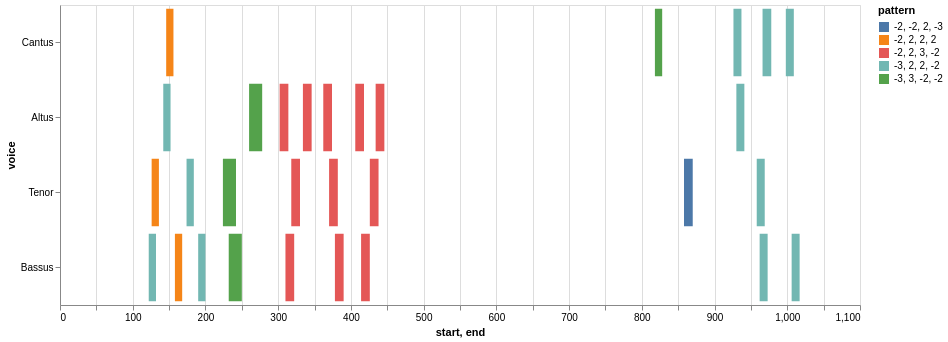

Notebook cell for this chart:
### Markdown cell above
### Mass Movement Heatmap

### Code cell
## Use this for the Mass Movement Heatmap

nr = mass_movement.notes(combineUnisons=True) 
mel = mass_movement.melodic(df=nr, kind='d', compound=True, unit=0, end=False)
mel_ngrams = mass_movement.ngrams(df=mel, n=4)
entry_ngrams = mass_movement.entries(df=mel, n=4)
mel_ngrams_duration = mass_movement.durations(df=mel, n=4, mask_df=entry_ngrams)
viz.plot_ngrams_heatmap(entry_ngrams, mel_ngrams_duration, selected_patterns=shared_entries, voices=[])

### Figure 1 — Vega-Lite specification as saved in the notebook (floating-point values rounded to 4 significant figures)
{"config": {"view": {"continuousWidth": 400, "continuousHeight": 300}}, "data": {"name": "data-09d822328b77ef9197d5e10b5d23f197"}, "mark": "bar", "encoding": {"color": {"field": "pattern", "type": "nominal"}, "opacity": {"condition": {"value": 1, "selection": "selector002"}, "value": 0.2}, "tooltip": [{"field": "start", "type": "quantitative"}, {"field": "end", "type": "quantitative"}, {"field": "pattern", "type": "nominal"}], "x": {"field": "start", "type": "quantitative"}, "x2": {"field": "end"}, "y": {"field": "voice", "sort": null, "type": "nominal"}}, "height": 300, "selection": {"selector002": {"type": "multi", "fields": ["pattern"]}}, "width": 800, "$schema": "https://vega.github.io/schema/vega-lite/v4.17.0.json", "datasets": {"data-09d822328b77ef9197d5e10b5d23f197": [{"start": 146.0, "voice": "Cantus", "pattern": "-2, 2, 2, 2", "end": 156.0}, {"start": 818.0, "voice": "Cantus", "pattern": "-3, 3, -2, -2", "end": 828.0}, {"start": 926.0, "voice": "Cantus", "pattern": "-3, 2, 2, -2", "end": 937.0}, {"start": 966.0, "voice": "Cantus", "pattern": "-3, 2, 2, -2", "end": 978.0}, {"start": 998.0, "voice": "Cantus", "pattern": "-3, 2, 2, -2", "end": 1009.0}, {"start": 142.0, "voice": "Altus", "pattern": "-3, 2, 2, -2", "end": 152.0}, {"start": 260.0, "voice": "Altus", "pattern": "-3, 3, -2, -2", "end": 278.0}, {"start": 302.0, "voice": "Altus", "pattern": "-2, 2, 3, -2", "end": 314.0}, {"start": 334.0, "voice": "Altus", "pattern": "-2, 2, 3, -2", "end": 346.0}, {"start": 362.0, "voice": "Altus", "pattern": "-2, 2, 3, -2", "end": 374.0}, {"start": 406.0, "voice": "Altus", "pattern": "-2, 2, 3, -2", "end": 418.0}, {"start": 434.0, "voice": "Altus", "pattern": "-2, 2, 3, -2", "end": 446.0}, {"start": 930.0, "voice": "Altus", "pattern": "-3, 2, 2, -2", "end": 941.0}, {"start": 126.0, "voice": "Tenor", "pattern": "-2, 2, 2, 2", "end": 136.0}, {"start": 174.0, "voice": "Tenor", "pattern": "-3, 2, 2, -2", "end": 184.0}, {"start": 224.0, "voice": "Tenor", "pattern": "-3, 3, -2, -2", "end": 242.0}, {"start": 318.0, "voice": "Tenor", "pattern": "-2, 2, 3, -2", "end": 330.0}, {"start": 370.0, "voice": "Tenor", "pattern": "-2, 2, 3, -2", "end": 382.0}, {"start": 426.0, "voice": "Tenor", "pattern": "-2, 2, 3, -2", "end": 438.0}, {"start": 858.0, "voice": "Tenor", "pattern": "-2, -2, 2, -3", "end": 870.0}, {"start": 958.0, "voice": "Tenor", "pattern": "-3, 2, 2, -2", "end": 969.0}, {"start": 122.0, "voice": "Bassus", "pattern": "-3, 2, 2, -2", "end": 132.0}, {"start": 158.0, "voice": "Bassus", "pattern": "-2, 2, 2, 2", "end": 168.0}, {"start": 190.0, "voice": "Bassus", "pattern": "-3, 2, 2, -2", "end": 200.0}, {"start": 232.0, "voice": "Bassus", "pattern": "-3, 3, -2, -2", "end": 250.0}, {"start": 310.0, "voice": "Bassus", "pattern": "-2, 2, 3, -2", "end": 322.0}, {"start": 378.0, "voice": "Bassus", "pattern": "-2, 2, 3, -2", "end": 390.0}, {"start": 414.0, "voice": "Bassus", "pattern": "-2, 2, 3, -2", "end": 426.0}, {"start": 962.0, "voice": "Bassus", "pattern": "-3, 2, 2, -2", "end": 973.0}, {"start": 1006.0, "voice": "Bassus", "pattern": "-3, 2, 2, -2", "end": 1017.0}]}}
